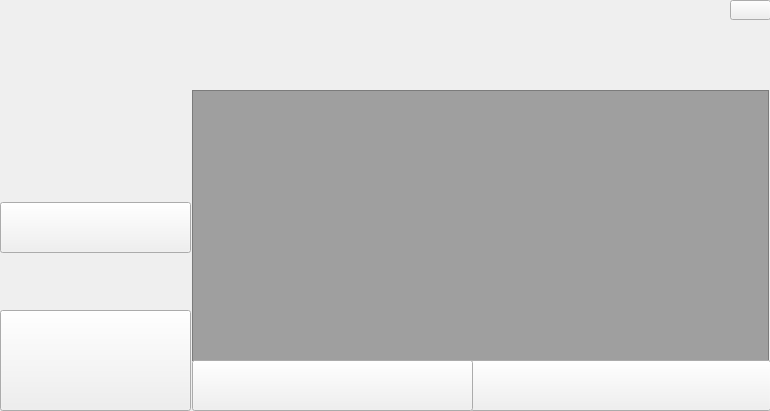
<?xml version="1.0" encoding="UTF-8"?>
<ui version="4.0">
 <class>MainWindow</class>
 <widget class="QMainWindow" name="MainWindow">
  <property name="windowModality">
   <enum>Qt::NonModal</enum>
  </property>
  <property name="enabled">
   <bool>true</bool>
  </property>
  <property name="geometry">
   <rect>
    <x>0</x>
    <y>0</y>
    <width>770</width>
    <height>411</height>
   </rect>
  </property>
  <property name="maximumSize">
   <size>
    <width>16777215</width>
    <height>16777215</height>
   </size>
  </property>
  <property name="mouseTracking">
   <bool>false</bool>
  </property>
  <property name="acceptDrops">
   <bool>false</bool>
  </property>
  <property name="windowTitle">
   <string>Habits</string>
  </property>
  <property name="windowIcon">
   <iconset>
    <normaloff>C:/Users/normalWindowsUser/Desktop/Klotman.png</normaloff>C:/Users/normalWindowsUser/Desktop/Klotman.png</iconset>
  </property>
  <property name="autoFillBackground">
   <bool>false</bool>
  </property>
  <property name="styleSheet">
   <string notr="true"/>
  </property>
  <property name="iconSize">
   <size>
    <width>64</width>
    <height>64</height>
   </size>
  </property>
  <property name="dockNestingEnabled">
   <bool>false</bool>
  </property>
  <property name="unifiedTitleAndToolBarOnMac">
   <bool>false</bool>
  </property>
  <widget class="QWidget" name="centralWidget">
   <widget class="QListWidget" name="list">
    <property name="geometry">
     <rect>
      <x>192</x>
      <y>90</y>
      <width>577</width>
      <height>271</height>
     </rect>
    </property>
    <property name="font">
     <font>
      <family>Calibri</family>
      <pointsize>15</pointsize>
      <weight>50</weight>
      <italic>false</italic>
      <bold>false</bold>
     </font>
    </property>
    <property name="whatsThis">
     <string>&lt;html&gt;&lt;head/&gt;&lt;body&gt;&lt;p&gt;Your habit list&lt;/p&gt;&lt;/body&gt;&lt;/html&gt;</string>
    </property>
    <property name="styleSheet">
     <string notr="true">background-color: rgb(159, 159, 159);</string>
    </property>
   </widget>
   <widget class="QLabel" name="menu">
    <property name="geometry">
     <rect>
      <x>0</x>
      <y>0</y>
      <width>771</width>
      <height>411</height>
     </rect>
    </property>
    <property name="frameShape">
     <enum>QFrame::NoFrame</enum>
    </property>
    <property name="text">
     <string/>
    </property>
    <property name="pixmap">
     <pixmap resource="res.qrc">:/mw/res/mw/MainWindow.png</pixmap>
    </property>
    <property name="scaledContents">
     <bool>true</bool>
    </property>
   </widget>
   <widget class="QPushButton" name="addButton">
    <property name="geometry">
     <rect>
      <x>0</x>
      <y>100</y>
      <width>191</width>
      <height>51</height>
     </rect>
    </property>
    <property name="styleSheet">
     <string notr="true">color: rgb(71, 71, 71);
background-color: rgb(240, 240, 240);
font: 75 11pt &quot;Arial&quot;;
font: 87 8pt &quot;Arial Black&quot;;

</string>
    </property>
    <property name="text">
     <string/>
    </property>
    <property name="icon">
     <iconset resource="res.qrc">
      <normaloff>:/mw/res/mw/add.png</normaloff>:/mw/res/mw/add.png</iconset>
    </property>
    <property name="iconSize">
     <size>
      <width>210</width>
      <height>60</height>
     </size>
    </property>
    <property name="flat">
     <bool>true</bool>
    </property>
   </widget>
   <widget class="QPushButton" name="viewButton">
    <property name="geometry">
     <rect>
      <x>470</x>
      <y>360</y>
      <width>301</width>
      <height>51</height>
     </rect>
    </property>
    <property name="styleSheet">
     <string notr="true">color: rgb(71, 71, 71);
background-color: rgb(240, 240, 240);
font: 75 11pt &quot;Arial&quot;;
font: 87 8pt &quot;Arial Black&quot;;

</string>
    </property>
    <property name="text">
     <string/>
    </property>
    <property name="icon">
     <iconset resource="res.qrc">
      <normaloff>:/mw/res/mw/today.png</normaloff>:/mw/res/mw/today.png</iconset>
    </property>
    <property name="iconSize">
     <size>
      <width>300</width>
      <height>70</height>
     </size>
    </property>
   </widget>
   <widget class="QPushButton" name="modifyButton">
    <property name="geometry">
     <rect>
      <x>0</x>
      <y>151</y>
      <width>191</width>
      <height>51</height>
     </rect>
    </property>
    <property name="styleSheet">
     <string notr="true">color: rgb(71, 71, 71);
background-color: rgb(240, 240, 240);
font: 75 11pt &quot;Arial&quot;;
font: 87 8pt &quot;Arial Black&quot;;

</string>
    </property>
    <property name="text">
     <string/>
    </property>
    <property name="icon">
     <iconset resource="res.qrc">
      <normaloff>:/mw/res/mw/edit.png</normaloff>:/mw/res/mw/edit.png</iconset>
    </property>
    <property name="iconSize">
     <size>
      <width>210</width>
      <height>60</height>
     </size>
    </property>
    <property name="flat">
     <bool>true</bool>
    </property>
   </widget>
   <widget class="QPushButton" name="deleteButton">
    <property name="geometry">
     <rect>
      <x>0</x>
      <y>202</y>
      <width>191</width>
      <height>51</height>
     </rect>
    </property>
    <property name="styleSheet">
     <string notr="true">color: rgb(71, 71, 71);
background-color: rgb(240, 240, 240);
font: 75 11pt &quot;Arial&quot;;
font: 87 8pt &quot;Arial Black&quot;;

</string>
    </property>
    <property name="text">
     <string/>
    </property>
    <property name="icon">
     <iconset resource="res.qrc">
      <normaloff>:/mw/res/mw/remove.png</normaloff>:/mw/res/mw/remove.png</iconset>
    </property>
    <property name="iconSize">
     <size>
      <width>210</width>
      <height>60</height>
     </size>
    </property>
   </widget>
   <widget class="QLabel" name="habitListLbl">
    <property name="geometry">
     <rect>
      <x>200</x>
      <y>40</y>
      <width>231</width>
      <height>51</height>
     </rect>
    </property>
    <property name="text">
     <string/>
    </property>
    <property name="pixmap">
     <pixmap resource="res.qrc">:/res/habitlist.png</pixmap>
    </property>
    <property name="scaledContents">
     <bool>true</bool>
    </property>
   </widget>
   <widget class="QLabel" name="titleLbl">
    <property name="geometry">
     <rect>
      <x>10</x>
      <y>10</y>
      <width>81</width>
      <height>16</height>
     </rect>
    </property>
    <property name="text">
     <string/>
    </property>
    <property name="pixmap">
     <pixmap resource="res.qrc">:/mw/res/mw/title.png</pixmap>
    </property>
    <property name="scaledContents">
     <bool>true</bool>
    </property>
   </widget>
   <widget class="QLabel" name="optionsLbl">
    <property name="geometry">
     <rect>
      <x>10</x>
      <y>70</y>
      <width>91</width>
      <height>21</height>
     </rect>
    </property>
    <property name="text">
     <string/>
    </property>
    <property name="pixmap">
     <pixmap resource="res.qrc">:/mw/res/mw/options.png</pixmap>
    </property>
    <property name="scaledContents">
     <bool>true</bool>
    </property>
   </widget>
   <widget class="QLabel" name="otherLbl">
    <property name="geometry">
     <rect>
      <x>10</x>
      <y>270</y>
      <width>61</width>
      <height>21</height>
     </rect>
    </property>
    <property name="text">
     <string/>
    </property>
    <property name="pixmap">
     <pixmap resource="res.qrc">:/mw/res/mw/other.png</pixmap>
    </property>
    <property name="scaledContents">
     <bool>true</bool>
    </property>
   </widget>
   <widget class="QPushButton" name="aboutB">
    <property name="geometry">
     <rect>
      <x>0</x>
      <y>310</y>
      <width>191</width>
      <height>101</height>
     </rect>
    </property>
    <property name="text">
     <string/>
    </property>
    <property name="icon">
     <iconset resource="res.qrc">
      <normaloff>:/mw/res/mw/about.png</normaloff>:/mw/res/mw/about.png</iconset>
    </property>
    <property name="iconSize">
     <size>
      <width>350</width>
      <height>120</height>
     </size>
    </property>
   </widget>
   <widget class="QPushButton" name="statisticsB">
    <property name="geometry">
     <rect>
      <x>192</x>
      <y>360</y>
      <width>281</width>
      <height>51</height>
     </rect>
    </property>
    <property name="styleSheet">
     <string notr="true">color: rgb(71, 71, 71);
background-color: rgb(240, 240, 240);
font: 75 11pt &quot;Arial&quot;;
font: 87 8pt &quot;Arial Black&quot;;

</string>
    </property>
    <property name="text">
     <string/>
    </property>
    <property name="icon">
     <iconset resource="res.qrc">
      <normaloff>:/mw/res/mw/Stat.png</normaloff>:/mw/res/mw/Stat.png</iconset>
    </property>
    <property name="iconSize">
     <size>
      <width>300</width>
      <height>70</height>
     </size>
    </property>
   </widget>
   <widget class="QPushButton" name="closeB">
    <property name="geometry">
     <rect>
      <x>730</x>
      <y>0</y>
      <width>41</width>
      <height>20</height>
     </rect>
    </property>
    <property name="text">
     <string/>
    </property>
    <property name="icon">
     <iconset resource="res.qrc">
      <normaloff>:/mw/res/mw/close.png</normaloff>:/mw/res/mw/close.png</iconset>
    </property>
    <property name="iconSize">
     <size>
      <width>190</width>
      <height>18</height>
     </size>
    </property>
   </widget>
   <widget class="QPushButton" name="minimizeB">
    <property name="geometry">
     <rect>
      <x>690</x>
      <y>0</y>
      <width>41</width>
      <height>20</height>
     </rect>
    </property>
    <property name="text">
     <string/>
    </property>
    <property name="icon">
     <iconset resource="res.qrc">
      <normaloff>:/mw/res/mw/minimize.png</normaloff>:/mw/res/mw/minimize.png</iconset>
    </property>
    <property name="iconSize">
     <size>
      <width>190</width>
      <height>18</height>
     </size>
    </property>
    <property name="flat">
     <bool>true</bool>
    </property>
   </widget>
   <zorder>menu</zorder>
   <zorder>minimizeB</zorder>
   <zorder>list</zorder>
   <zorder>addButton</zorder>
   <zorder>viewButton</zorder>
   <zorder>modifyButton</zorder>
   <zorder>deleteButton</zorder>
   <zorder>habitListLbl</zorder>
   <zorder>titleLbl</zorder>
   <zorder>optionsLbl</zorder>
   <zorder>otherLbl</zorder>
   <zorder>aboutB</zorder>
   <zorder>statisticsB</zorder>
   <zorder>closeB</zorder>
  </widget>
  <action name="actionAbout">
   <property name="text">
    <string>About</string>
   </property>
  </action>
 </widget>
 <layoutdefault spacing="6" margin="11"/>
 <resources>
  <include location="res.qrc"/>
 </resources>
 <connections/>
</ui>
